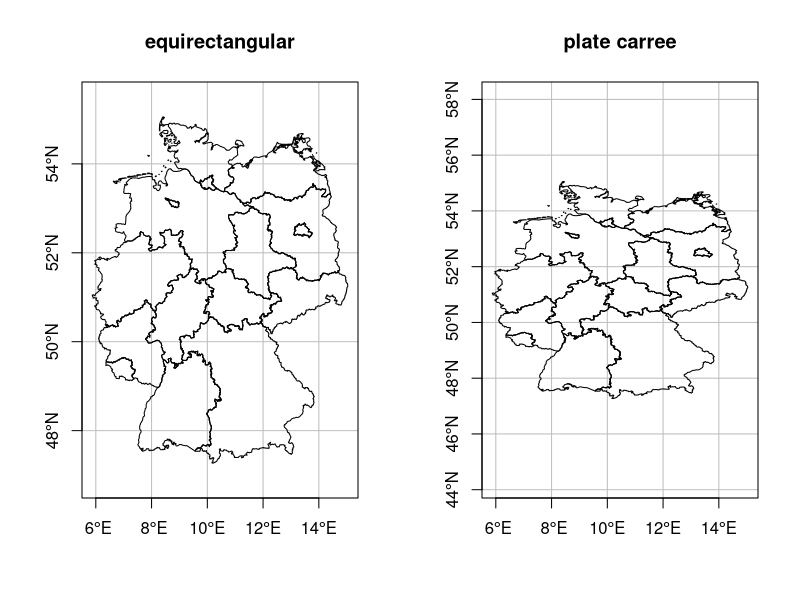

Write the R code that produced this figure.
## ---- chunk 1
knitr::opts_chunk$set(echo = TRUE)
## ---- chunk 2
suppressPackageStartupMessages(library(sf))
suppressPackageStartupMessages(library(sp))
data(air, package = "spacetime")
DE <- st_as_sf(DE_NUTS1)
par(mfrow=c(1, 2))
plot(st_geometry(DE), graticule=TRUE,axes=TRUE, main="equirectangular")
plot(st_geometry(DE), graticule=TRUE,axes=TRUE,asp=1,main="plate carree")
